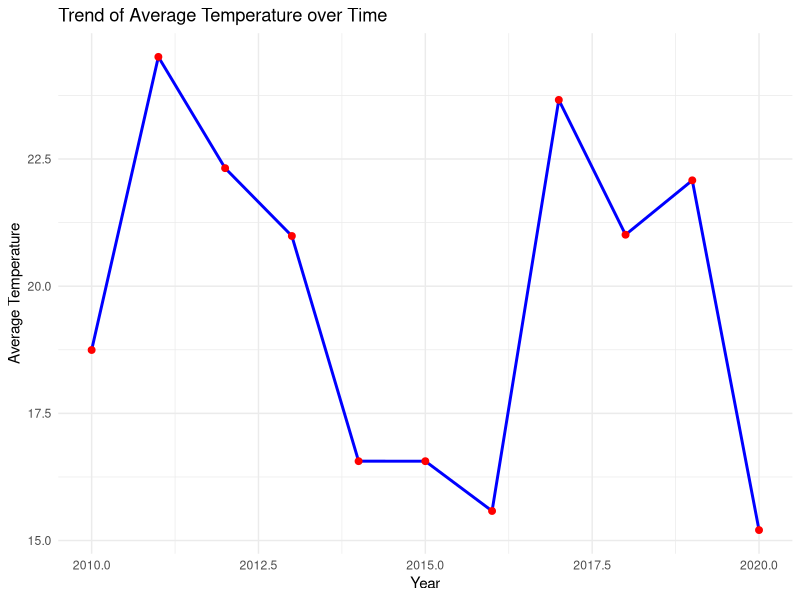
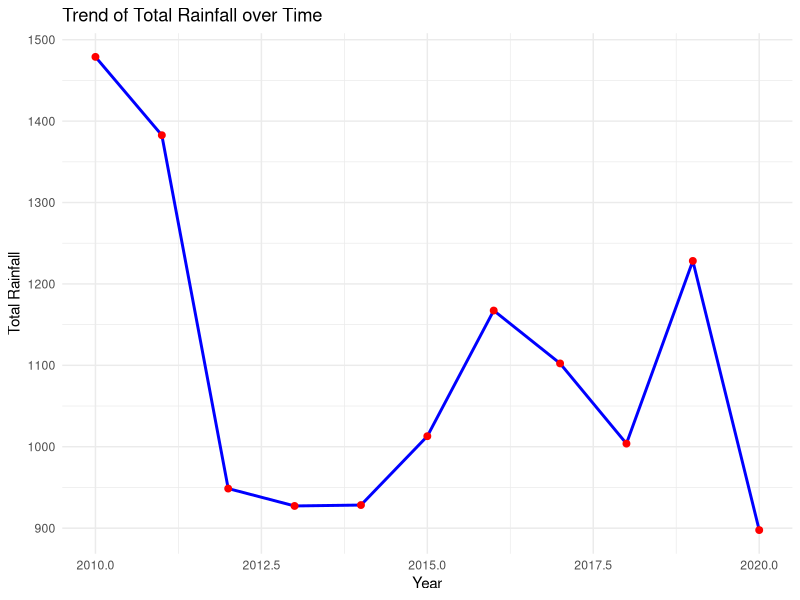
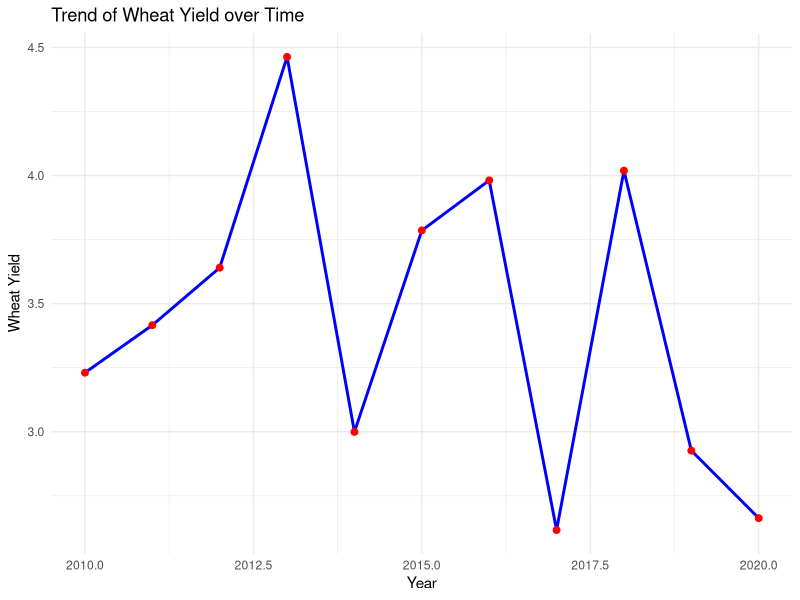
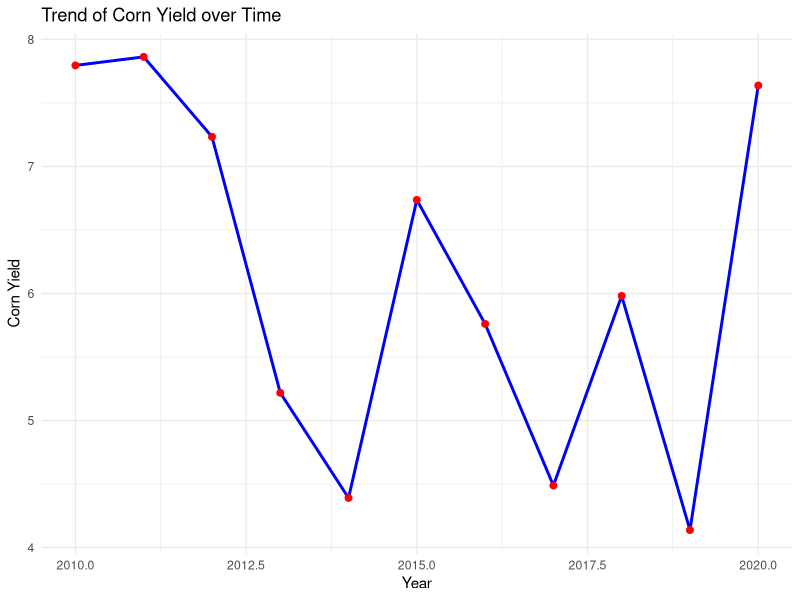

Write R code to recreate these figures, in order.
# Load necessary libraries
library(ggplot2)
setwd("/Users/younghoocho/Desktop/Fall_2024/Course_Data visualization/handsOn")
# Load the dataset
data <- read.csv("dataset.csv")

# Set up the output directory for the plots
output_dir <- "time_series_plots"
if (!dir.exists(output_dir)) {
  dir.create(output_dir)
}

# Function to generate line plots and save them
generate_line_plot <- function(data, x_column, y_column, output_file, y_label) {
  plot <- ggplot(data, aes_string(x = x_column, y = y_column)) +
    geom_line(color = "blue", size = 1) +
    geom_point(color = "red", size = 2) +
    labs(title = paste("Trend of", y_label, "over Time"), x = "Year", y = y_label) +
    theme_minimal()
  
  ggsave(filename = output_file, plot = plot, path = output_dir, width = 7, height = 5)
}

# Generate line plots for each variable
generate_line_plot(data, "Year", "Average_Temperature", "temperature_trend.png", "Average Temperature")
generate_line_plot(data, "Year", "Total_Rainfall", "rainfall_trend.png", "Total Rainfall")
generate_line_plot(data, "Year", "Wheat_Yield", "wheat_yield_trend.png", "Wheat Yield")
generate_line_plot(data, "Year", "Corn_Yield", "corn_yield_trend.png", "Corn Yield")

cat("Time series line plots have been generated and saved to the 'time_series_plots' directory.\n")

